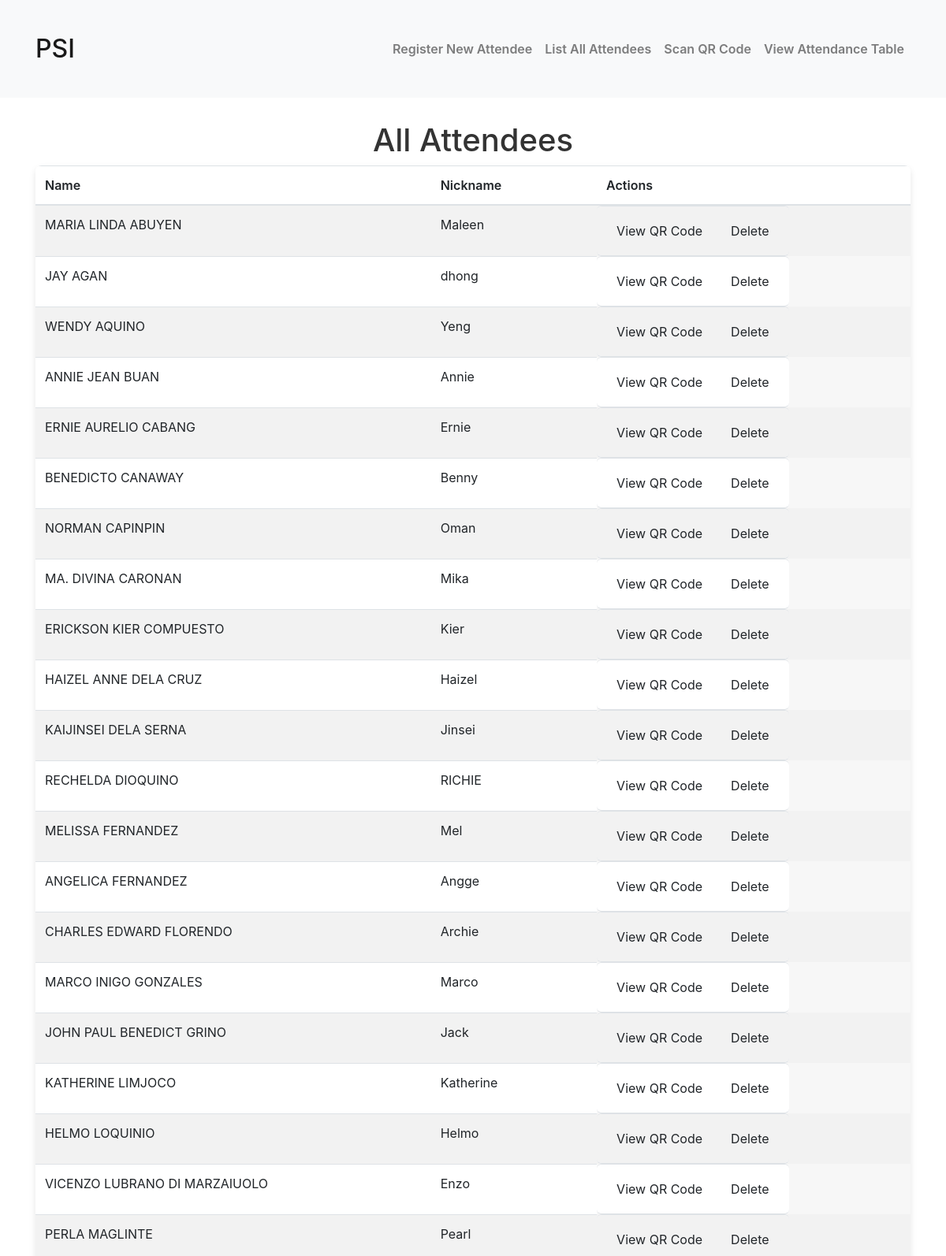
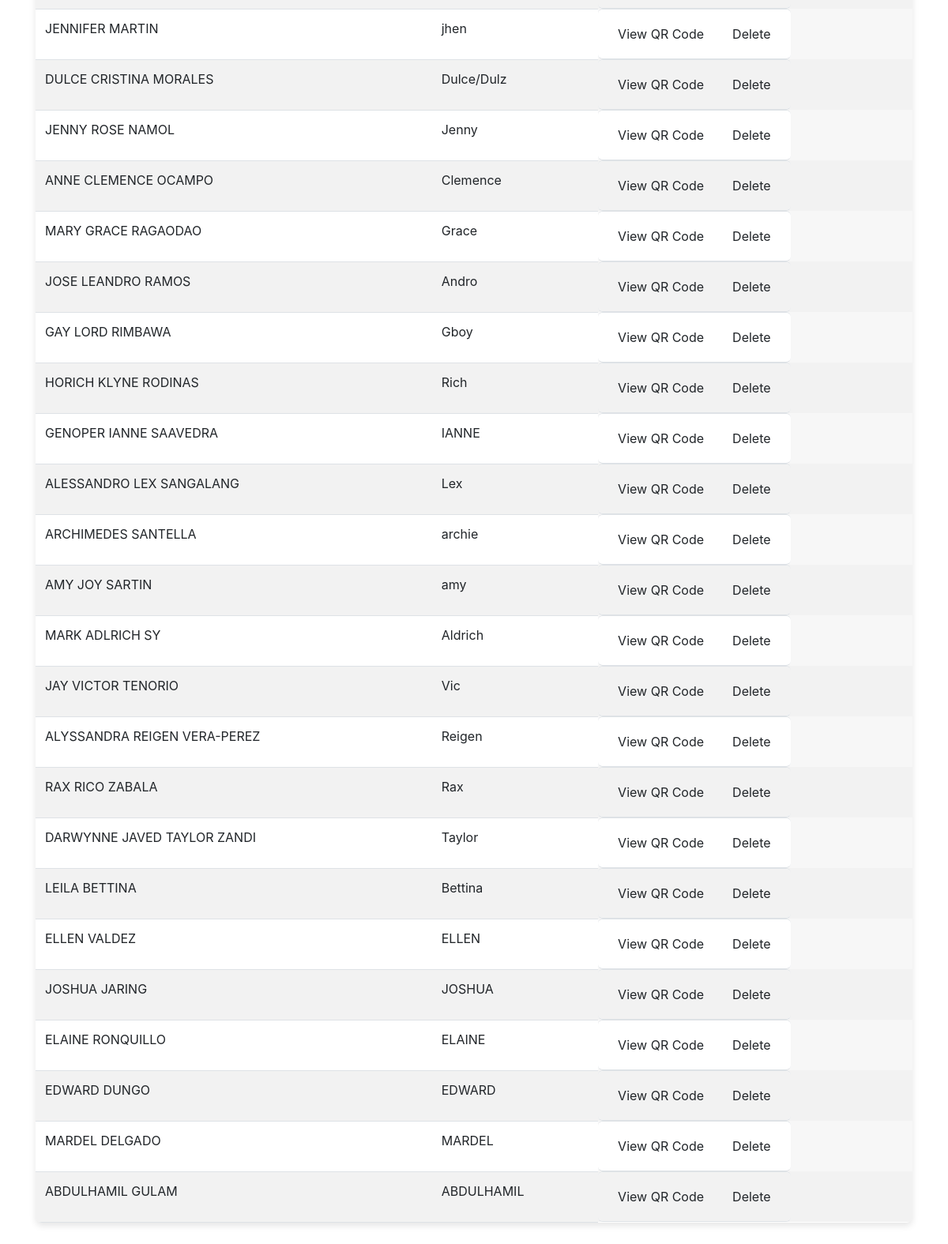
Page /list-attendees/ on the committed database (2 pictures, top to bottom).
### myApp/models.py (models this page shows, shortened)
class Attendee(models.Model):
    first_name = models.CharField(max_length=100)
    last_name = models.CharField(max_length=100, null=True, blank=True)
    middle_initial = models.CharField(max_length=2, null=True, blank=True)
    nickname = models.CharField(max_length=100, unique=True, null=True, blank=True)  # Ensure nickname is unique
    mobile_number = models.CharField(max_length=15, null=True, blank=True)
    email = models.EmailField(null=True, blank=True)  # Email is no longer unique and can be nullable

### myApp/views.py (the view)
# urls.py: path("list-attendees/", views.list_attendees, name="list_attendees"),  # List attendees
def list_attendees(request):
    attendees = Attendee.objects.all()
    return render(request, 'myApp/list_attendees.html', {'attendees': attendees})

### myApp/templates/myApp/list_attendees.html (shortened to what this page needs)
{% load static %}
<!DOCTYPE html>
<html lang="en">
<head>
    <link href="https://cdn.jsdelivr.net/npm/bootstrap@5.3.0-alpha1/dist/css/bootstrap.min.css" rel="stylesheet">
</head>
<body>
    {% include 'myApp/header.html' %}
    <div class="container">
        <h1>All Attendees</h1>
        <table class="table table-striped">
            <thead>
                <tr>
                    <th>Name</th>
                    <th>Nickname</th>
                    <th>Actions</th>
                </tr>
            </thead>
            <tbody>
                {% for attendee in attendees %}
                    <tr>
                        <td>{{ attendee.first_name }} {{ attendee.last_name }}</td>
                        <td>{{ attendee.nickname }}</td>
                        <td class="btn-group">
                            <a href="{% url 'generate_qr' attendee.id %}" class="btn btn-view">
                                View QR Code
                            </a>
                            <form action="{% url 'delete_attendee' attendee.id %}" method="POST" style="display:inline;">
                                <button type="submit" class="btn btn-delete" onclick="return confirm('Are you sure you want to delete this attendee?')">
                                    Delete
                                </button>
                            </form>
                        </td>
                    </tr>
                {% endfor %}
            </tbody>
        </table>
    </div>
</body>
</html>

### myApp/templates/myApp/header.html (shortened to what this page needs)
{% load static %}
<link href="https://stackpath.bootstrapcdn.com/bootstrap/4.5.2/css/bootstrap.min.css" rel="stylesheet">
<div class="header-wrapper">
    <nav class="navbar navbar-expand-lg navbar-light bg-light">
        <div class="container">
            <a class="navbar-brand" href="{% url 'index' %}">
                <h2 class="mb-0">PSI</h2>
            </a>
            <div class="collapse navbar-collapse" id="navbarNav">
                <ul class="navbar-nav ml-auto">
                    <li class="nav-item"><a class="nav-link" href="{% url 'register_attendee' %}">Register New Attendee</a></li>
                    <li class="nav-item"><a class="nav-link" href="{% url 'list_attendees' %}">List All Attendees</a></li>
                    <li class="nav-item"><a class="nav-link" href="{% url 'scan_qr_code' %}">Scan QR Code</a></li>
                    <li class="nav-item"><a class="nav-link" href="{% url 'attendance_table' %}">View Attendance Table</a></li>
                </ul>
            </div>
        </div>
    </nav>
</div>

### myApp/templates/myApp/list_attendees.html (style rules this page uses)
body { font-family: 'Arial', sans-serif; background-color: #f8f9fa; margin: 0; padding: 0; }
h1 { font-size: 2.5rem; color: #333; margin-bottom: 30px; font-weight: 600; text-align: center; }
table { width: 100%; border-collapse: collapse; border-radius: 8px; overflow: hidden; box-shadow: 0 4px 8px rgba(0, 0, 0, 0.1); }
th, td { padding: 12px 15px; text-align: left; }
th { background-color: #3498db; color: white; font-weight: 600; }
tr { background-color: #fff; }
tr:nth-child(even) { background-color: #f7f7f7; }
.btn { padding: 8px 16px; border-radius: 5px; border: none; cursor: pointer; transition: background-color 0.3s ease; }
.btn-view { background-color: #007bff; color: white; }
.btn-delete { background-color: #dc3545; color: white; }
.btn-group { display: flex; gap: 10px; justify-content: center; flex-wrap: wrap; }
.container { width: 90%; max-width: 1200px; margin: 0 auto; padding: 30px 0; }

### myApp/templates/myApp/header.html (style rules this page uses)
.navbar-nav .nav-link { font-size: 16px; font-weight: 600; padding: 10px 15px; color: #333; transition: color 0.3s ease; }
.header-wrapper { width: 100%; background-color: #f8f9fa; margin: 0; padding: 0; z-index: 10; }

### rows in the picture
Attendee: first_name "MARIA LINDA", last_name "ABUYEN", nickname "Maleen"
Attendee: first_name "JAY", last_name "AGAN", nickname "dhong"
Attendee: first_name "WENDY", last_name "AQUINO", nickname "Yeng"
Attendee: first_name "ANNIE JEAN", last_name "BUAN", nickname "Annie"
Attendee: first_name "ERNIE AURELIO", last_name "CABANG", nickname "Ernie"
Attendee: first_name "BENEDICTO", last_name "CANAWAY", nickname "Benny"
Attendee: first_name "NORMAN", last_name "CAPINPIN", nickname "Oman"
Attendee: first_name "MA. DIVINA", last_name "CARONAN", nickname "Mika"
Attendee: first_name "ERICKSON KIER", last_name "COMPUESTO", nickname "Kier"
Attendee: first_name "HAIZEL ANNE", last_name "DELA CRUZ", nickname "Haizel"
Attendee: first_name "KAIJINSEI", last_name "DELA SERNA", nickname "Jinsei"
Attendee: first_name "RECHELDA", last_name "DIOQUINO", nickname "RICHIE"
Attendee: first_name "MELISSA", last_name "FERNANDEZ", nickname "Mel"
Attendee: first_name "ANGELICA", last_name "FERNANDEZ", nickname "Angge"
Attendee: first_name "CHARLES EDWARD", last_name "FLORENDO", nickname "Archie"
Attendee: first_name "MARCO INIGO", last_name "GONZALES", nickname "Marco"
Attendee: first_name "JOHN PAUL BENEDICT", last_name "GRINO", nickname "Jack"
Attendee: first_name "KATHERINE", last_name "LIMJOCO", nickname "Katherine"
Attendee: first_name "HELMO", last_name "LOQUINIO", nickname "Helmo"
Attendee: first_name "VICENZO", last_name "LUBRANO DI MARZAIUOLO", nickname "Enzo"
Attendee: first_name "PERLA", last_name "MAGLINTE", nickname "Pearl"
Attendee: first_name "JENNIFER", last_name "MARTIN", nickname "jhen"
Attendee: first_name "DULCE CRISTINA", last_name "MORALES", nickname "Dulce/Dulz"
Attendee: first_name "JENNY ROSE", last_name "NAMOL", nickname "Jenny"
Attendee: first_name "ANNE CLEMENCE", last_name "OCAMPO", nickname "Clemence"
Attendee: first_name "MARY GRACE", last_name "RAGAODAO", nickname "Grace"
Attendee: first_name "JOSE LEANDRO", last_name "RAMOS", nickname "Andro"
Attendee: first_name "GAY LORD", last_name "RIMBAWA", nickname "Gboy"
Attendee: first_name "HORICH KLYNE", last_name "RODINAS", nickname "Rich"
Attendee: first_name "GENOPER IANNE", last_name "SAAVEDRA", nickname "IANNE"
Attendee: first_name "ALESSANDRO LEX", last_name "SANGALANG", nickname "Lex"
Attendee: first_name "ARCHIMEDES", last_name "SANTELLA", nickname "archie"
Attendee: first_name "AMY JOY", last_name "SARTIN", nickname "amy"
Attendee: first_name "MARK ADLRICH", last_name "SY", nickname "Aldrich"
Attendee: first_name "JAY VICTOR", last_name "TENORIO", nickname "Vic"
Attendee: first_name "ALYSSANDRA REIGEN", last_name "VERA-PEREZ", nickname "Reigen"
Attendee: first_name "RAX RICO", last_name "ZABALA", nickname "Rax"
Attendee: first_name "DARWYNNE JAVED TAYLOR", last_name "ZANDI", nickname "Taylor"
Attendee: first_name "LEILA", last_name "BETTINA", nickname "Bettina"
Attendee: first_name "ELLEN", last_name "VALDEZ", nickname "ELLEN"
Attendee: first_name "JOSHUA", last_name "JARING", nickname "JOSHUA"
Attendee: first_name "ELAINE", last_name "RONQUILLO", nickname "ELAINE"
Attendee: first_name "EDWARD", last_name "DUNGO", nickname "EDWARD"
Attendee: first_name "MARDEL", last_name "DELGADO", nickname "MARDEL"
Attendee: first_name "ABDULHAMIL", last_name "GULAM", nickname "ABDULHAMIL"
